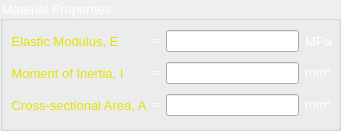
  <widget class="QGroupBox" name="gridGroupBox">
   <property name="geometry">
    <rect>
     <x>30</x>
     <y>340</y>
     <width>341</width>
     <height>131</height>
    </rect>
   </property>
   <property name="font">
    <font>
     <family>MS Shell Dlg 2</family>
     <pointsize>10</pointsize>
     <weight>50</weight>
     <italic>false</italic>
     <bold>false</bold>
    </font>
   </property>
   <property name="styleSheet">
    <string notr="true">font: 10pt &quot;MS Shell Dlg 2&quot;;
color: rgb(255, 255, 255);</string>
   </property>
   <property name="title">
    <string>Material Properties</string>
   </property>
   <layout class="QGridLayout" name="gridLayout">
    <property name="margin">
     <number>5</number>
    </property>
    <item row="2" column="2">
     <widget class="QLineEdit" name="area">
      <property name="styleSheet">
       <string notr="true">color: rgb(255, 85, 255);</string>
      </property>
     </widget>
    </item>
    <item row="1" column="3">
     <widget class="QLabel" name="label_11">
      <property name="font">
       <font>
        <family>MS Shell Dlg 2</family>
        <pointsize>10</pointsize>
        <weight>50</weight>
        <italic>false</italic>
        <bold>false</bold>
       </font>
      </property>
      <property name="text">
       <string>&lt;html&gt;&lt;head/&gt;&lt;body&gt;&lt;p&gt;mm&lt;span style=&quot; vertical-align:super;&quot;&gt;4&lt;/span&gt;&lt;/p&gt;&lt;/body&gt;&lt;/html&gt;</string>
      </property>
     </widget>
    </item>
    <item row="2" column="0">
     <widget class="QLabel" name="label_4">
      <property name="font">
       <font>
        <family>MS Shell Dlg 2</family>
        <pointsize>10</pointsize>
        <weight>50</weight>
        <italic>false</italic>
        <bold>false</bold>
       </font>
      </property>
      <property name="styleSheet">
       <string notr="true">color: rgb(226, 226, 0);</string>
      </property>
      <property name="text">
       <string> Cross-sectional Area, A</string>
      </property>
     </widget>
    </item>
    <item row="1" column="0">
     <widget class="QLabel" name="label_3">
      <property name="font">
       <font>
        <family>MS Shell Dlg 2</family>
        <pointsize>10</pointsize>
        <weight>50</weight>
        <italic>false</italic>
        <bold>false</bold>
       </font>
      </property>
      <property name="styleSheet">
       <string notr="true">color: rgb(226, 226, 0);</string>
      </property>
      <property name="text">
       <string> Moment of Inertia, I</string>
      </property>
     </widget>
    </item>
    <item row="2" column="1">
     <widget class="QLabel" name="label_33">
      <property name="styleSheet">
       <string notr="true">color: rgb(255, 255, 255);</string>
      </property>
      <property name="text">
       <string>=</string>
      </property>
     </widget>
    </item>
    <item row="0" column="3">
     <widget class="QLabel" name="label_10">
      <property name="font">
       <font>
        <family>MS Shell Dlg 2</family>
        <pointsize>10</pointsize>
        <weight>50</weight>
        <italic>false</italic>
        <bold>false</bold>
       </font>
      </property>
      <property name="text">
       <string>MPa</string>
      </property>
     </widget>
    </item>
    <item row="0" column="0">
     <widget class="QLabel" name="label_2">
      <property name="font">
       <font>
        <family>MS Shell Dlg 2</family>
        <pointsize>10</pointsize>
        <weight>50</weight>
        <italic>false</italic>
        <bold>false</bold>
       </font>
      </property>
      <property name="styleSheet">
       <string notr="true">color: rgb(226, 226, 0);</string>
      </property>
      <property name="text">
       <string> Elastic Modulus, E</string>
      </property>
     </widget>
    </item>
    <item row="1" column="1">
     <widget class="QLabel" name="label_32">
      <property name="styleSheet">
       <string notr="true">color: rgb(255, 255, 255);</string>
      </property>
      <property name="text">
       <string>=</string>
      </property>
     </widget>
    </item>
    <item row="2" column="3">
     <widget class="QLabel" name="label_34">
      <property name="font">
       <font>
        <family>MS Shell Dlg 2</family>
        <pointsize>10</pointsize>
        <weight>50</weight>
        <italic>false</italic>
        <bold>false</bold>
       </font>
      </property>
      <property name="text">
       <string>&lt;html&gt;&lt;head/&gt;&lt;body&gt;&lt;p&gt;mm&lt;span style=&quot; vertical-align:super;&quot;&gt;2&lt;/span&gt;&lt;/p&gt;&lt;/body&gt;&lt;/html&gt;</string>
      </property>
     </widget>
    </item>
    <item row="0" column="1">
     <widget class="QLabel" name="label_9">
      <property name="styleSheet">
       <string notr="true">color: rgb(255, 255, 255);</string>
      </property>
      <property name="text">
       <string>=</string>
      </property>
     </widget>
    </item>
    <item row="0" column="2">
     <widget class="QLineEdit" name="elastic_modulus">
      <property name="styleSheet">
       <string notr="true">color: rgb(255, 85, 255);</string>
      </property>
     </widget>
    </item>
    <item row="1" column="2">
     <widget class="QLineEdit" name="inertia">
      <property name="styleSheet">
       <string notr="true">color: rgb(255, 85, 255);</string>
      </property>
     </widget>
    </item>
   </layout>
  </widget>
